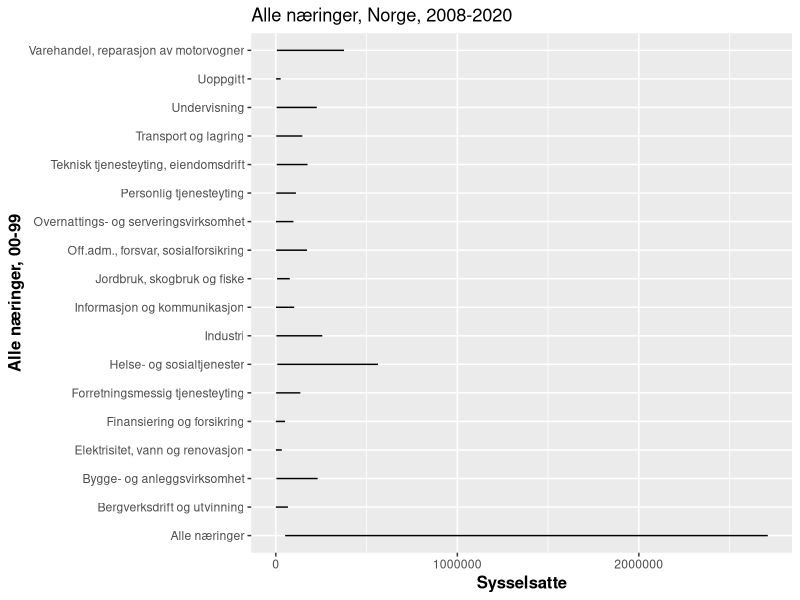

This chart was generated by the following R code: (Note: this script raises an error after producing the figure.)
## ---- chunk 1
suppressPackageStartupMessages({
library(tidyverse)
library(lubridate)
library(modelr)
library(broom)
library(lmtest)
library(sandwich)
library(viridis)
  options(scipen = 999)
})
knitr::opts_chunk$set(echo = FALSE, include = FALSE)
## ---- chunk 2
Tabell1 <- read_csv("Data_pkt1/Tabell1.csv")
Nas_arbeid_norge_sys <- read_csv("Data_pkt1/Nas_arbeid_norge_sys.csv")
Haug_arbeid <- read_csv("Data_pkt1/Haug_arbeid.csv")
Sunn_arbeid <- read_csv("Data_pkt1/Sunn_arbeid.csv")
Haug_arbeid_wide <- read_csv("Data_pkt1/Haug_arbeid_wide.csv")
Haug_arbeid_2 <- read_csv("Data_pkt1/Haug_arbeid_2.csv")
show_col_types = FALSE
## ---- chunk 3
names(Nas_arbeid_norge_sys)
## ---- chunk 4
Nas_arbeid_norge_sys <- Nas_arbeid_norge_sys %>% 
  mutate(År = make_date(Aar))
## ---- chunk 5
tabell_Norge<- Nas_arbeid_norge_sys

tabell_Norge %>% 
  ggplot(aes(x = sysselsatte)) +
  geom_line(aes(y = SN2007)) +
  ggtitle("Alle næringer, Norge, 2008-2020") + 
  theme(legend.position="bottom",
        axis.title= element_text(size=12,face="bold")) +
  labs(x="Sysselsatte", y= "Alle næringer, 00-99")+ 
  scale_color_hue(name = "00-99")
## ---- chunk 6
names(Tabell1)
## ---- chunk 7
names(Haug_arbeid_2)
## ---- chunk 8
Tabell1 <- Tabell1 %>% 
 # mutate(År = make_date(Aar))
## ---- chunk 9
tabell_haugaland <- Haug_arbeid_2 %>% 
  filter(alder == "15-74")
         
tabell_haugaland %>% 
  ggplot(aes(x = Aar)) +
  geom_line(aes(y = SN2007, colour=SN2007)) +
  ggtitle("Alle næringer, Haugalandet, 2008-2020") + 
  theme(legend.position="bottom",
        axis.title= element_text(size=12,face="bold")) +
  labs(x="År", y= "Antall sysselsatte, alle næringer")+
  scale_color_hue(name = "Kommuner")
## ---- chunk 10
names(Nas_arbeid_norge_sys)
## ---- chunk 11
Nas_arbeid_norge_sys <- Nas_arbeid_norge_sys %>% 
  mutate(År = make_date(Aar))
## ---- chunk 12
Haug_arbeid<- read_csv("Data_pkt1/Haug_arbeid.csv")
View(Haug_arbeid)
show_col_types = FALSE
## ---- chunk 13
names(Haug_arbeid)
